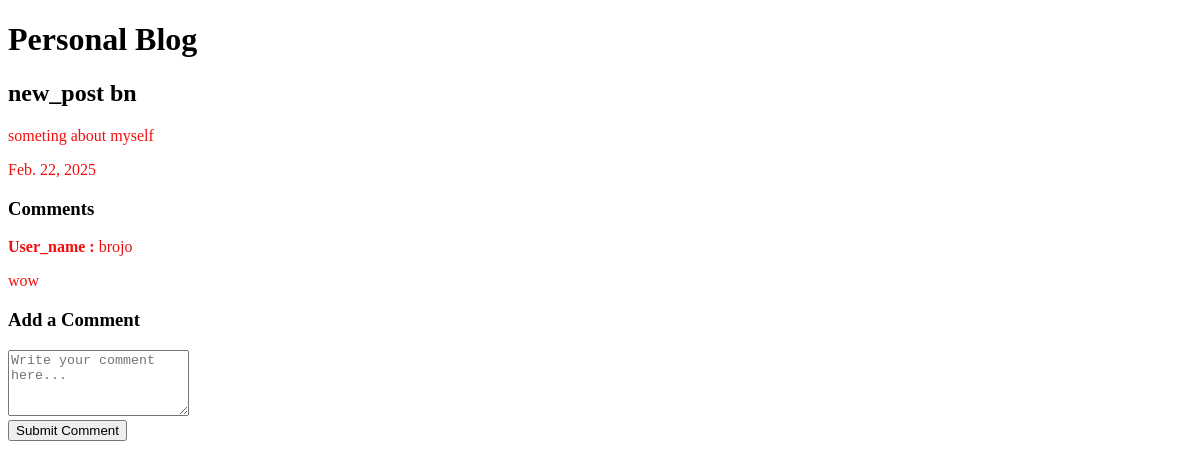
The app's page /post_page/2, older data.
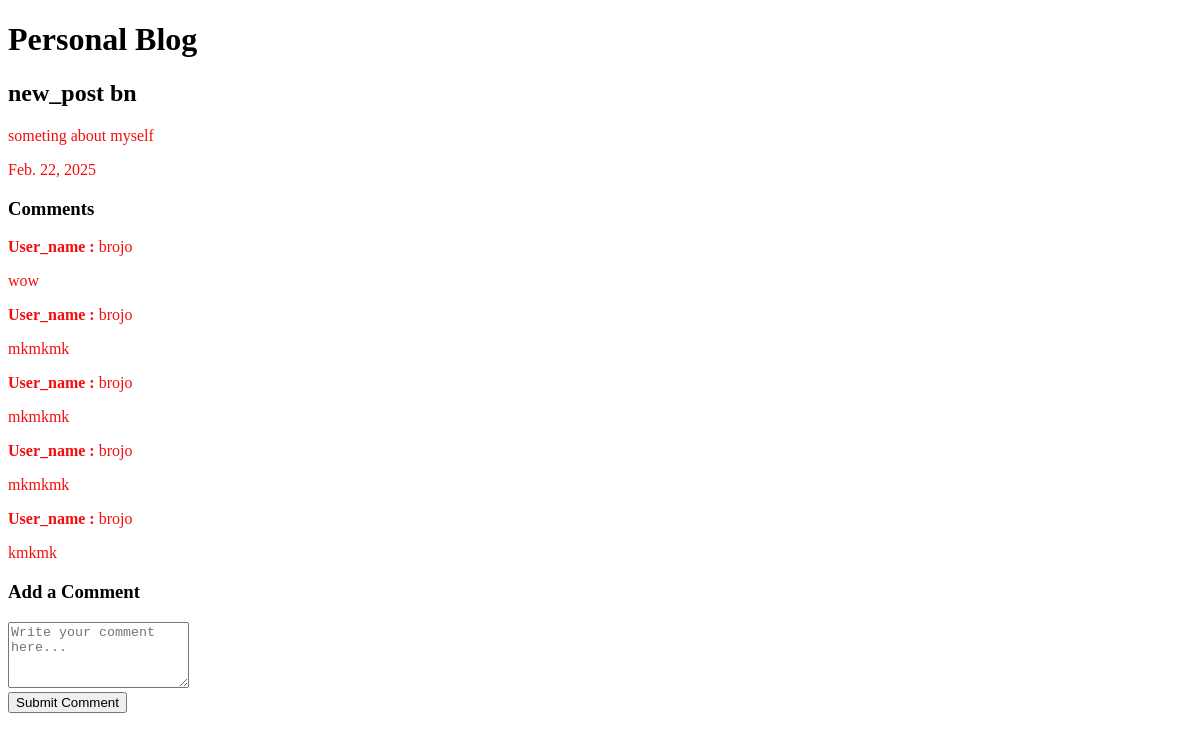
The same page, newer data.
### post/models.py (models this page shows)
class comment(models.Model):
    text = models.CharField(max_length=100)
    post= models.ForeignKey(Post,on_delete=models.CASCADE)
    user = models.ForeignKey(User, on_delete=models.CASCADE)

### post/views.py (the view)
# urls.py: path("post_page/<int:id>",post_page_view,name="one-post"),
def post_page_view(request,id):
    print("This massage" , request.method)
    post_data=get_object_or_404(Post,id=id)
    comments = comment.objects.filter(post_id=id).select_related("user")
    context={
        "post":post_data,
        "comments":comments,
    }
    return render(request,"post_page.html",context)

### templates/post_page.html (shortened to what this page needs)
{% extends 'base.html' %}
{% block abcd %}
<header>
    <h1>Personal Blog</h1>
</header>
<div class="article">
    <h2>{{ post.title }}</h2>
    <p>{{ post.content }}</p>
    <p>{{ post.publish_date }}</p>
</div>
<h3>Comments</h3>
{% for text in comments %}
<div class="article">
    <p><strong>User_name :</strong> {{ text.user }}</p>
    <p>{{ text.text }}</p>
</div>
{% empty %}
<p>No comments yet. Be the first to comment!</p>
{% endfor %}
<div class="comment-section">
    <h3>Add a Comment</h3>
    <form action="{% url 'add_comment' post.id %}" method="POST">
        <textarea name="text" placeholder="Write your comment here..." rows="4" required></textarea>
        <br>
        <button type="submit">Submit Comment</button>
    </form>
</div>
{% endblock %}

Row changes from the older to the newer data that the page shows:
added comment: user "brojo", text "mkmkmk"
added comment: user "brojo", text "mkmkmk"
added comment: user "brojo", text "mkmkmk"
added comment: user "brojo", text "kmkmk"
